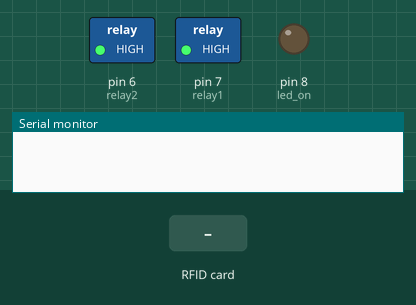
Simulated run of this sketch. Board: Arduino Uno, built with avr-gcc and run on an emulated ATmega328P. On the bench: switched loads named in the sketch (green lamp = pin HIGH), output pins drawn as LEDs (lit = HIGH), the last lines printed to the serial monitor. Dashed ring = blinking. The inputs (shaded band) are chosen by the test bench. Pins used as bus, display or sensor lines are not drawn.

Above: at 1.2 s.
1.3 s: RFID card C6 61 21 F9 held to the reader
At 2.8 s:
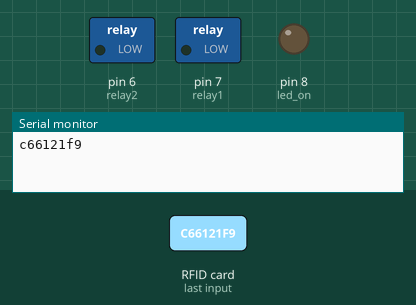
At 4.0 s:
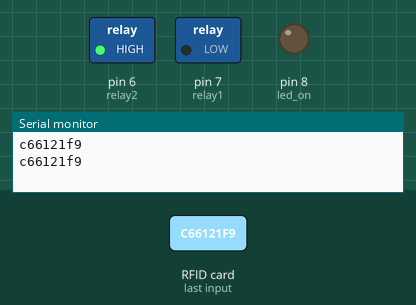
4.3 s: RFID card 5E 7A 19 C4 held to the reader
At 4.41 s:
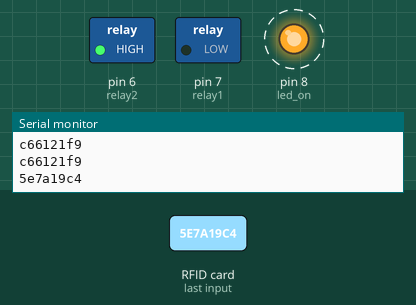
Timing chart, 0 to 7.3 s (numbered marks = the images above; inputs shaded):
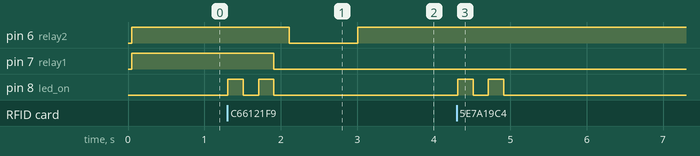

The sketch:

rfid_relay.ino
```cpp
#include <SPI.h>
#include <MFRC522.h>

#define RST_PIN         9
#define SS_PIN          10

MFRC522 mfrc522(SS_PIN, RST_PIN);

String read_rfid;
String ok_rfid_1="c66121f9";
String ok_rfid_2="2bc540c";
int relay1 = 7;
int relay2 = 6;
int led_on = 8;

void setup() {
    Serial.begin(9600);
    while (!Serial);
    SPI.begin();
    mfrc522.PCD_Init();

    digitalWrite(relay1,HIGH);
    digitalWrite(relay2,HIGH);
    pinMode(relay1, OUTPUT);
    pinMode(relay2, OUTPUT);
    pinMode(led_on, OUTPUT);
}

void dump_byte_array(byte *buffer, byte bufferSize) {
    read_rfid="";
    for (byte i = 0; i < bufferSize; i++) {
        read_rfid=read_rfid + String(buffer[i], HEX);
    }
}

void led() {
  digitalWrite(led_on,HIGH);
  delay(200);
  digitalWrite(led_on,LOW);
  delay(200);
  digitalWrite(led_on,HIGH);
  delay(200);
  digitalWrite(led_on,LOW);
}

void start() {
  digitalWrite(relay1,LOW);
  delay(200);
  digitalWrite(relay2,LOW);
  delay(900);
  digitalWrite(relay2,HIGH);
}

void loop() {
    if ( ! mfrc522.PICC_IsNewCardPresent())
        return;
    if ( ! mfrc522.PICC_ReadCardSerial())
        return;

    dump_byte_array(mfrc522.uid.uidByte, mfrc522.uid.size);
    Serial.println(read_rfid);
    led();
    if (read_rfid==ok_rfid_1) {
      start();
    }

    Serial.println(read_rfid);
    if (read_rfid==ok_rfid_2) {
      start();
    }
}
```

Measured:
- after the input at 1.3 s, pin 6 (relay2): HIGH → LOW after 0.81 s, → HIGH 0.90 s later; pin 7 (relay1): HIGH → LOW after 0.61 s; pin 8 (led_on): alternates HIGH for 0.20 s and LOW for 0.20 s, 4 changes in all, then stays LOW, starting at once
- after the input at 4.3 s, pin 8 (led_on): alternates HIGH for 0.20 s and LOW for 0.20 s, 4 changes in all, then stays LOW, starting at once
